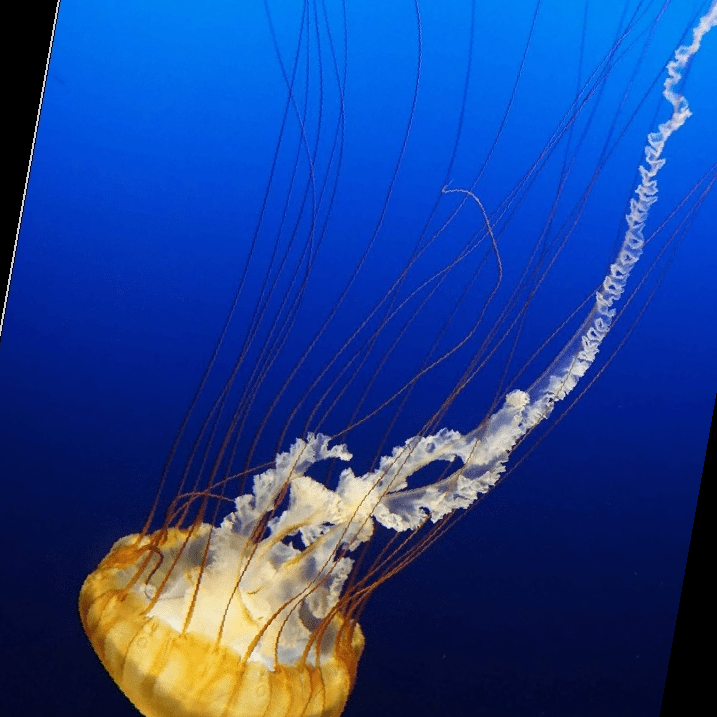
#> input picture ЛР17-18/Images/image3_NN.png, 717 x 717 px, given in place of image3_NN.jpg, which was not available
$ python 'задание4.py'
#> lines starting #> are read from the running program, lines starting #| are printed output that depends on the picture; pictures that were not available may be replaced by others from this repository, and a replacement may not be noted
from PIL import ImageFilter, Image#импорт ImageFilter, Image из PIL

image = Image.open('img/image3_NN.jpg')#открываем изображение из 3 задания
#> image is the input picture: PIL image 717x717 RGB; mean R, G, B 29.9, 64.9, 142.7

blurred = image.filter(ImageFilter.BLUR)
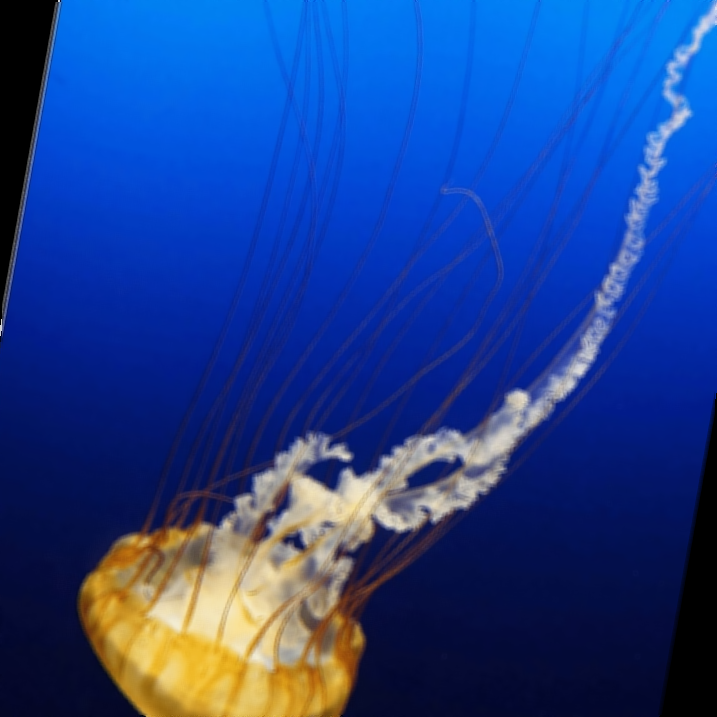
#> blurred: PIL image 717x717 RGB; mean R, G, B 29.9, 64.9, 142.7
blurred.save('img/image4_NN.jpg')#Фильтр блюр + сохранение изображения

contour = image.filter(ImageFilter.CONTOUR)
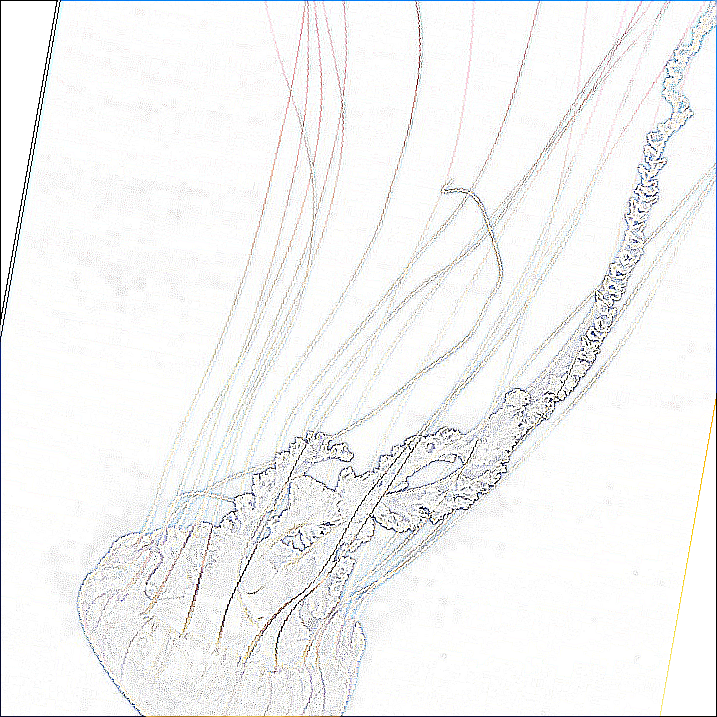
#> contour: PIL image 717x717 RGB; mean R, G, B 243.8, 244, 243.9
contour.save('img/image4_1_NN.jpg')#Фильтр контур + сохранение изображения

detail = image.filter(ImageFilter.DETAIL)
detail.save('img/image4_2_NN.jpg')#Фильтр детали + сохранение изображения

$ run again, with ЛР17-18/Images/image1_NN.png copied over ЛР17-18/Images/image3_NN.png
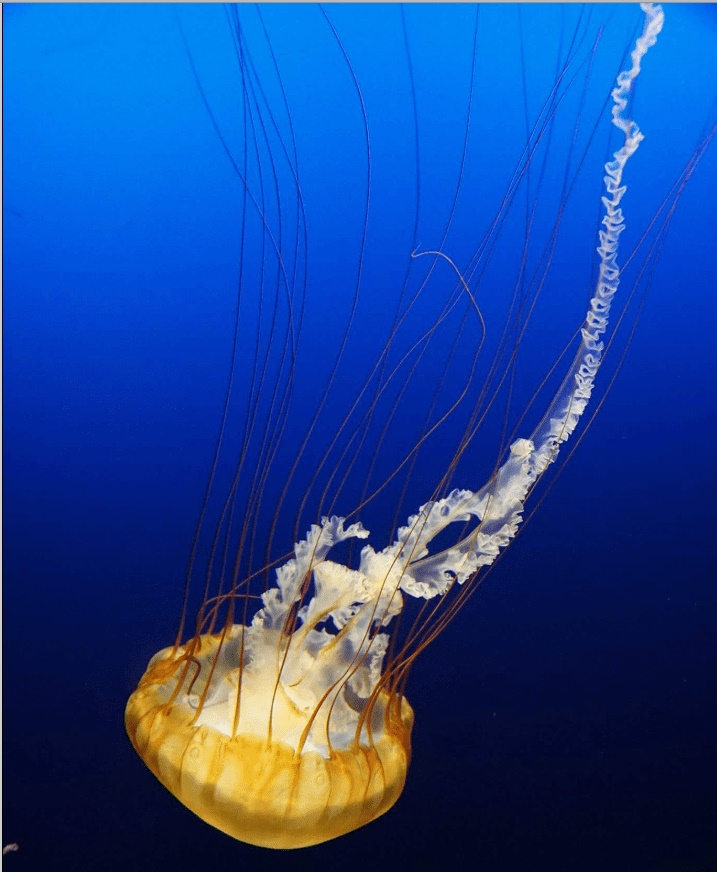
#> input picture ЛР17-18/Images/image1_NN.png, 717 x 872 px, given in place of image3_NN.jpg, which was not available
#> image is the input picture: PIL image 717x872 RGB; mean R, G, B 27.4, 68.4, 146
#> `contour = image.filter(ImageFilter.CONTOUR)`:
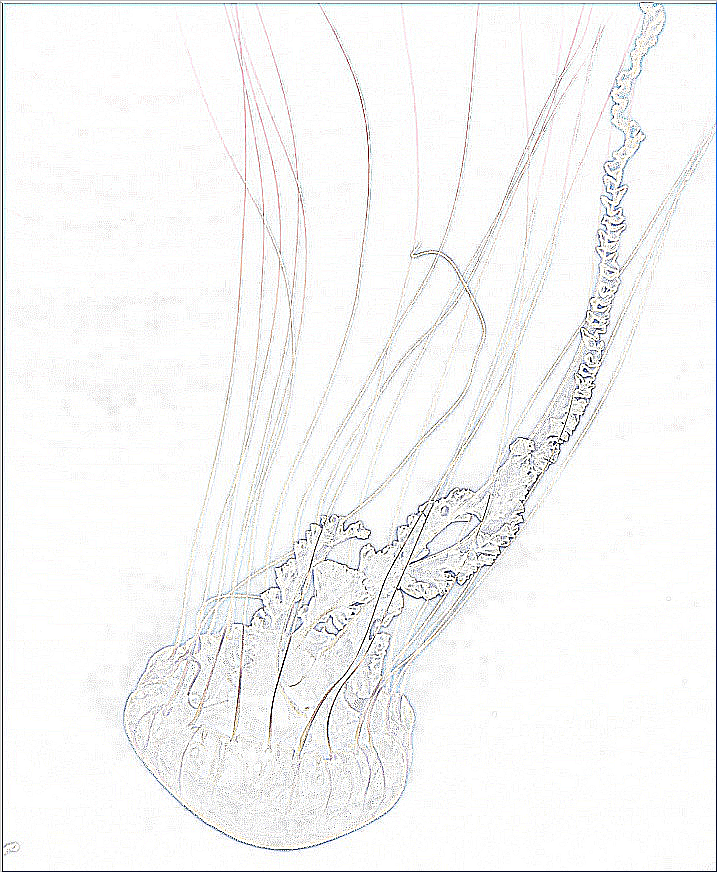
#> contour: PIL image 717x872 RGB; mean R, G, B 245.4, 245.6, 245.4
